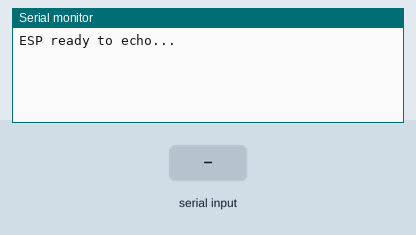
A sketch run on a simulated ESP32. On the bench: the last lines printed to the serial monitor. The inputs (shaded band) are chosen by the test bench.

Above: at 1.2 s.
1.3 s: "1\n" received over Serial
At 2.5 s:
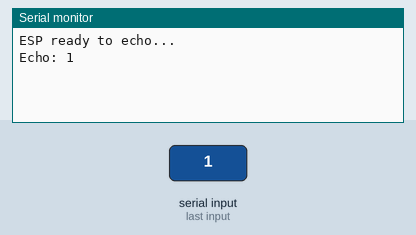
2.8 s: "0\n" received over Serial
At 3.9 s:
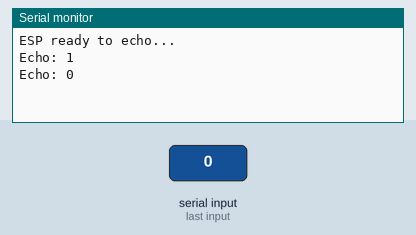
4.3 s: "2\n" received over Serial
At 5.1 s:
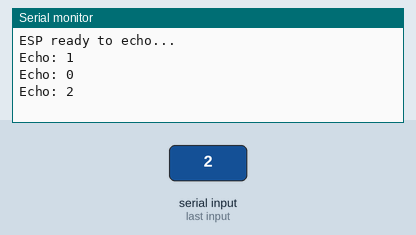

Measured:
- after the input at 1.3 s, the serial monitor: prints a new line at once (image 1)
- after the input at 2.8 s, the serial monitor: prints a new line at once (image 2)
- after the input at 4.3 s, the serial monitor: prints a new line at once (image 3)

The sketch:

esp32.ino
```cpp
void setup() {
  Serial.begin(115200);
  Serial.println("ESP ready to echo...");
}

void loop() {
  if (Serial.available()) {
    String received = Serial.readStringUntil('\n');
    Serial.print("Echo: ");
    Serial.println(received);  // Echo back to Python
  }
}
```
